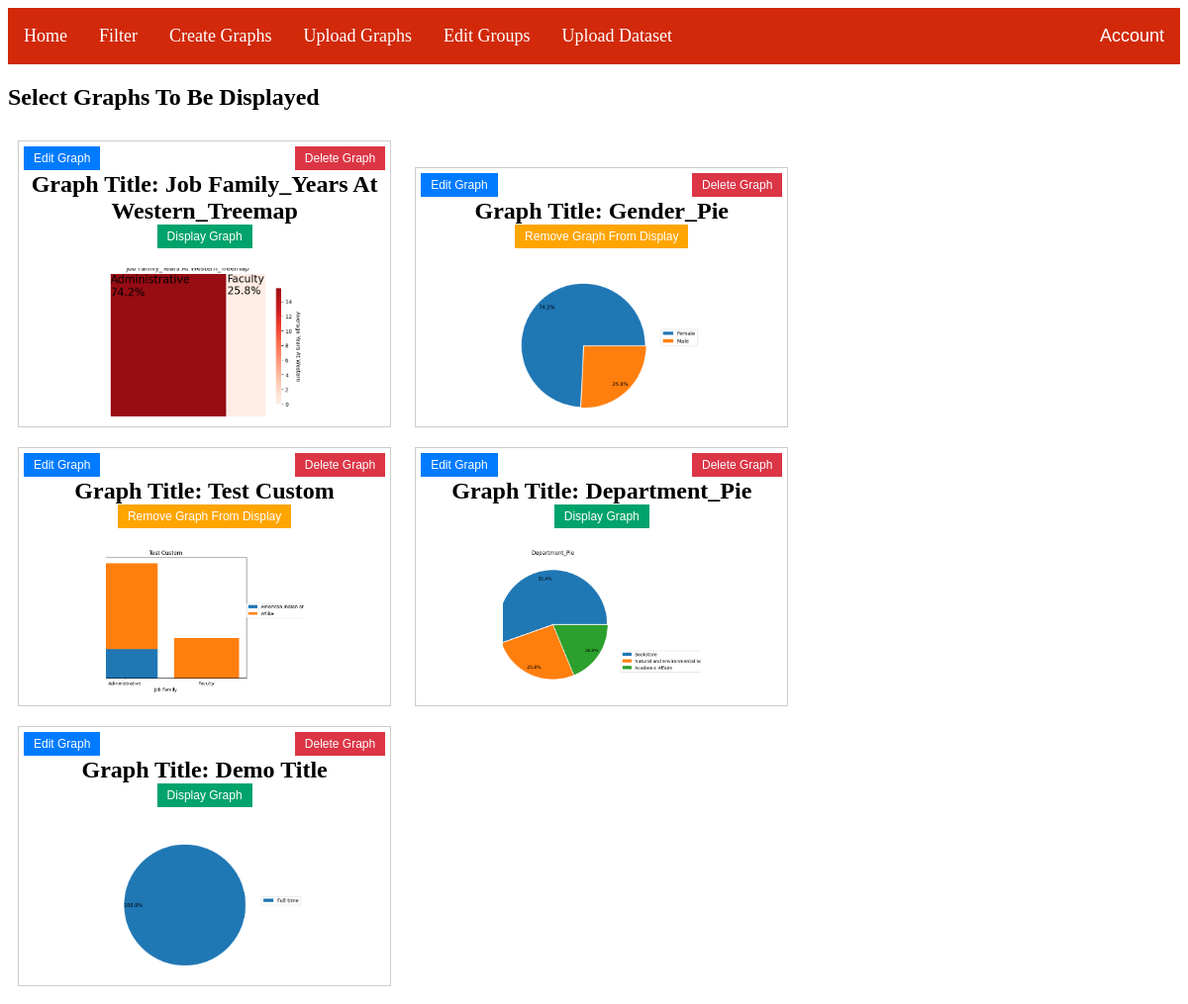
The page /uploadGraphs (signed in) on the database its author committed.
### main.py (models this page shows)
class Graphs(db.Model):
    id = db.Column(db.Integer, primary_key=True)
    path = db.Column(db.String(100), nullable=False)
    title = db.Column(db.String(50), nullable=False)
    description = db.Column(db.String(250), nullable=True)
    type = db.Column(db.String(20))
    useQuantity = db.Column(db.Boolean, default=False)
    currently_displayed = db.Column(db.Boolean, default=False, nullable=False)
    group_id = db.Column(db.Integer, db.ForeignKey('graphgroup.id'), nullable=True)

### main.py (the view)
@app.route("/uploadGraphs", methods=['GET', 'POST'])
@login_required
def selectGraphsForDashboard():
    graphs = Graphs.query.all()
    return render_template('uploadGraphs.html', graphs=graphs)

### main.py (called while the page is built)
@login_manager.user_loader
def load_user(uid):
    return User.query.get(uid)

### templates/uploadGraphs.html (shortened to what this page needs)
{% extends 'base.html' %}
{% block content %}
<head>
</head>
<body>
<h2>Select Graphs To Be Displayed</h2>
{% for graph in graphs %}
    <div class="graph-container" data-graph-id="{{ graph.id }}">
        <h2>Graph Title: {{ graph.title }}
            <button class="edit-button">Edit Graph</button>
            <button class="delete-button">Delete Graph</button>
            <br>
            {% if graph.currently_displayed %} <button class="remove-display-graph-button">Remove Graph From Display</button>
            {% else %} <button class="display-graph-button">Display Graph</button> {% endif %}
        </h2>
        <div class="image-container">
            <img src="{{ graph.path }}" class="thumbnail-img">
        </div>
    </div>
{% endfor %}
</body>
{% endblock %}

### templates/uploadGraphs.html (style rules this page uses)
.edit-button { position: absolute; top: 5px; left: 5px; background-color: #007bff; color: white; border: none; padding: 5px 10px; font-size: 12px; cursor: pointer; }
.delete-button { position: absolute; top: 5px; right: 5px; background-color: #dc3545; color: white; border: none; padding: 5px 10px; font-size: 12px; cursor: pointer; }
.graph-container { display: inline-block; width: 30%; margin: 10px; border: 1px solid #ccc; padding: 10px; text-align: center; position: relative; }
.thumbnail-img { width: 200px; height: 150px; object-fit: cover; }
.remove-display-graph-button { position: center; top: 5px; background-color: #FFA500; color: white; border: none; padding: 5px 10px; font-size: 12px; cursor: pointer; }
.display-graph-button { position: center; top: 5px; background-color: #00A36C; color: white; border: none; padding: 5px 10px; font-size: 12px; cursor: pointer; }

### rows shown on the page
Graphs: title "Job Family_Years At Western_Treemap", currently_displayed "Display Graph", path (picture)
Graphs: title "Gender_Pie", currently_displayed "Remove Graph From Display", path (picture)
Graphs: title "Test Custom", currently_displayed "Remove Graph From Display", path (picture)
Graphs: title "Department_Pie", currently_displayed "Display Graph", path (picture)
Graphs: title "Demo Title", currently_displayed "Display Graph", path (picture)
